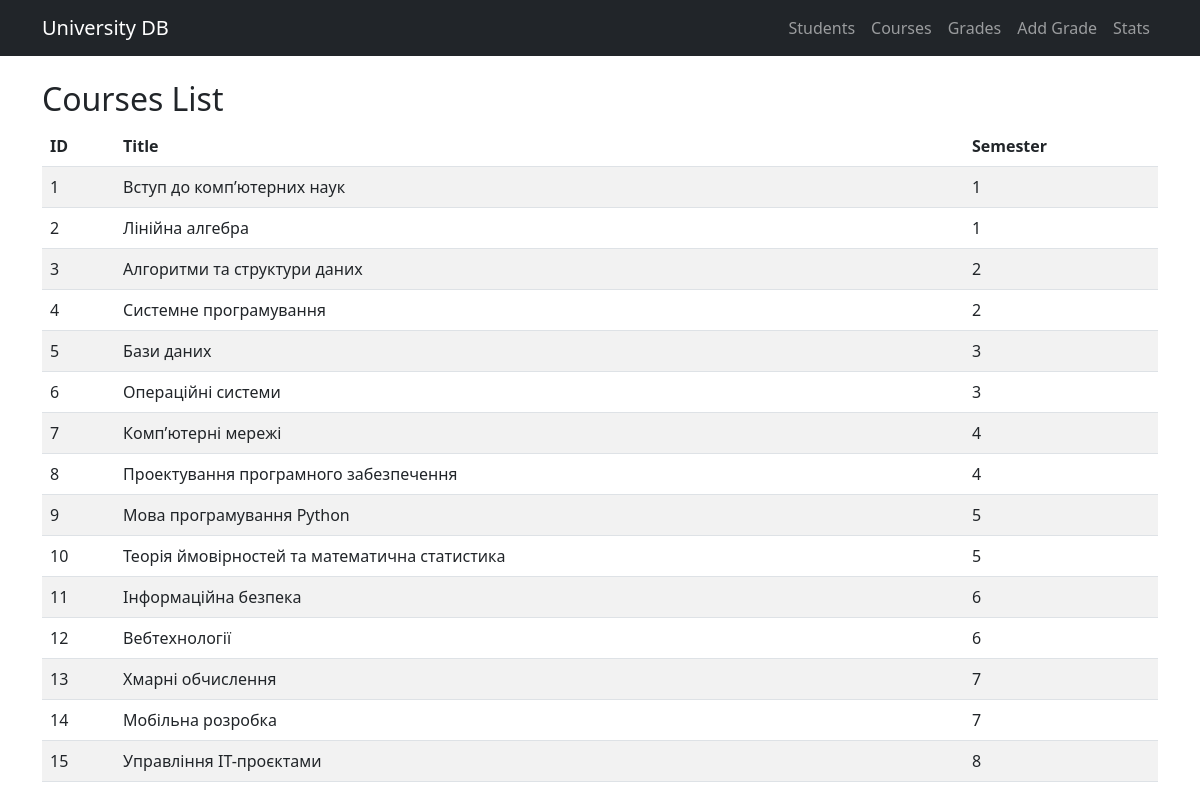
Screenshot of /courses with the database file from the repository.
### tables this page shows
CREATE TABLE "course" (
	"id"	INTEGER NOT NULL,
	"title"	TEXT NOT NULL,
	"semester"	INTEGER NOT NULL,
	PRIMARY KEY("id" AUTOINCREMENT)
);

### app.py (the view)
@app.route('/courses')
def courses():
    db = get_db()
    courses_list = db.execute('SELECT * FROM course').fetchall()
    return render_template('courses.html', courses=courses_list)

### app.py (called while the page is built)
def get_db():
    db = getattr(g, '_database', None)
    if db is None:
        db = g._database = sqlite3.connect(DATABASE)
        db.row_factory = sqlite3.Row
    return db

@app.teardown_appcontext
def close_connection(exception):
    db = getattr(g, '_database', None)
    if db is not None:
        db.close()

@app.after_request
def add_security_headers(response):
    policy = (
        "default-src 'self' https://cdn.jsdelivr.net; "
        "script-src 'self'; "
        "style-src 'self' https://cdn.jsdelivr.net 'unsafe-inline'"
    )
    response.headers['Content-Security-Policy'] = policy
    return response

### templates/courses.html
{% extends "base.html" %}
{% block content %}
<h2>Courses List</h2>
<table class="table table-striped">
    <thead><tr><th>ID</th><th>Title</th><th>Semester</th></tr></thead>
    <tbody>
        {% for c in courses %}
        <tr>
            <td>{{ c.id }}</td>
            <td>{{ c.title }}</td>
            <td>{{ c.semester }}</td>
        </tr>
        {% endfor %}
    </tbody>
</table>
{% endblock %}

### rows the page displays
course: id "1", title "Вступ до комп’ютерних наук", semester "1"
course: id "2", title "Лінійна алгебра", semester "1"
course: id "3", title "Алгоритми та структури даних", semester "2"
course: id "4", title "Системне програмування", semester "2"
course: id "5", title "Бази даних", semester "3"
course: id "6", title "Операційні системи", semester "3"
course: id "7", title "Комп’ютерні мережі", semester "4"
course: id "8", title "Проектування програмного забезпечення", semester "4"
course: id "9", title "Мова програмування Python", semester "5"
course: id "10", title "Теорія ймовірностей та математична статистика", semester "5"
course: id "11", title "Інформаційна безпека", semester "6"
course: id "12", title "Вебтехнології", semester "6"
course: id "13", title "Хмарні обчислення", semester "7"
course: id "14", title "Мобільна розробка", semester "7"
course: id "15", title "Управління IT-проєктами", semester "8"
